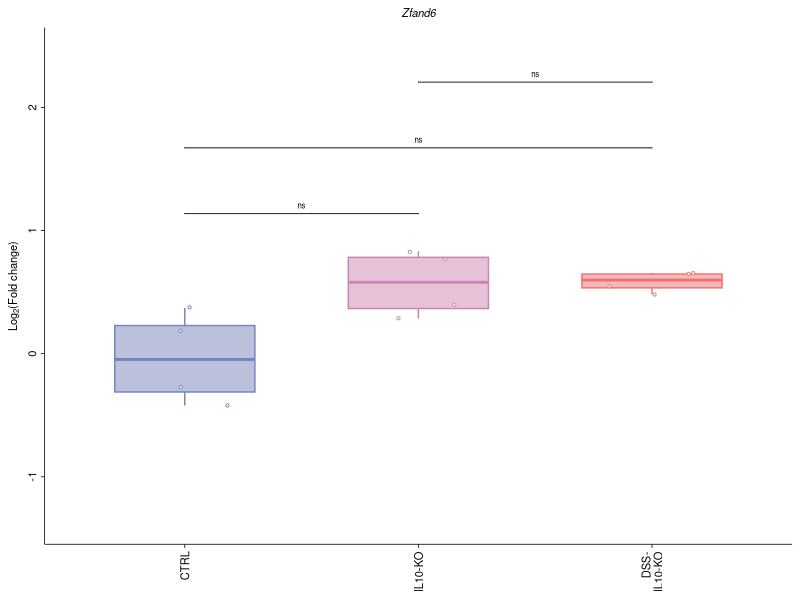
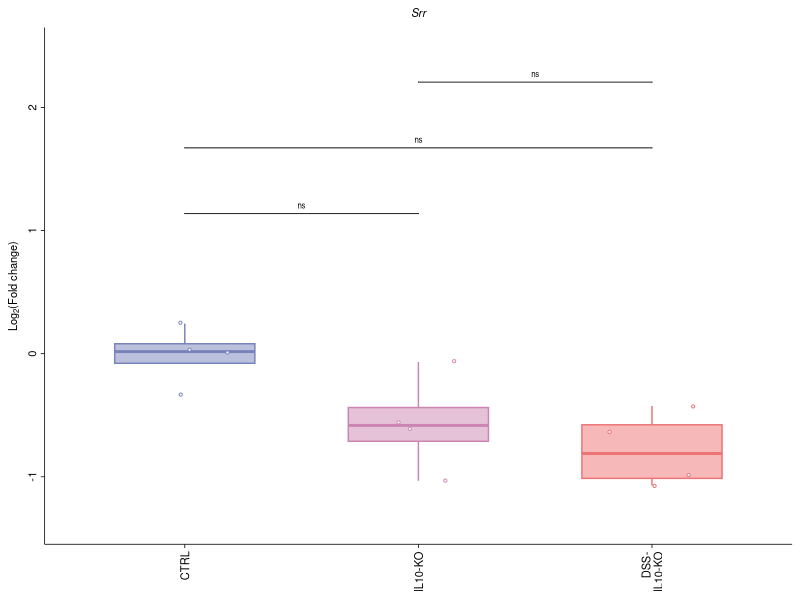
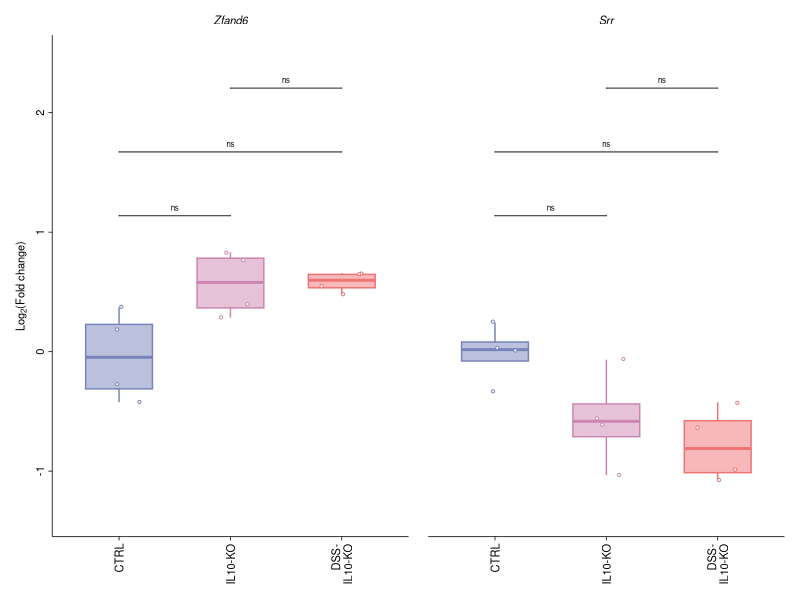

Write the R code that produced these figures, in order.
# ============================================================
# Pancreatic T2D Susceptibility Gene Expression Analysis - Fig 2g
# COMBINED PLOT (2 columns) with Fig_1c theme
# Revised for Diabetologia Journal Submission
# Log2(Fold-change) relative to CTRL baseline
# Genes: Zfand6, Srr (T2D susceptibility genes)
# Three groups: CTRL, IL10-KO, DSS-IL10-KO
# Statistical method: Wilcoxon rank-sum, BH correction within gene
# Plot labels (p.adj.signif) consistent with exported CSV
# Y-AXIS: Shared scale across both panels
# ============================================================

# 0) Clear workspace and set working directory
rm(list = ls())
# Set the working directory to this script's own folder before running
# (e.g. in RStudio: Session > Set Working Directory > To Source File Location)

# 1) Load required libraries
library(ggplot2)
library(readr)
library(dplyr)
library(ggpubr)
library(rstatix)
library(tidyr)
library(patchwork)

# 2) Define Diabetologia colour palette
diabetologia_colors <- c(
  "CTRL"        = rgb(120, 131, 186, maxColorValue = 255),
  "IL10-KO"     = rgb(204, 133, 177, maxColorValue = 255),
  "DSS-IL10-KO" = rgb(237, 115, 116, maxColorValue = 255)
)

# 3) Define T2D susceptibility genes and all pairwise comparisons
stress_genes <- c("Zfand6", "Srr")

my_comparisons <- list(
  c("CTRL", "IL10-KO"),
  c("CTRL", "DSS-IL10-KO"),
  c("IL10-KO", "DSS-IL10-KO")
)

z_order <- c("CTRL", "IL10-KO", "DSS-IL10-KO")

# ============================================================
# 4) Import pancreas gene expression data
# ============================================================
cat("\n=== LOADING PANCREAS GENE EXPRESSION DATA ===\n")
dat <- read_csv("Fig_2ef_Pancreas_FoldChange_Data.csv")

dat <- dat %>%
  filter(Gene %in% stress_genes) %>%
  filter(!is.na(Log2_Fold_Change))

dat$Group <- factor(dat$Group, levels = z_order)
dat$Gene  <- factor(dat$Gene,  levels = stress_genes)

cat("\n=== DATA STRUCTURE FOR T2D SUSCEPTIBILITY GENES ===\n")
print(head(dat, 15))
cat("\nTotal observations:", nrow(dat), "\n")
cat("\nSample sizes per gene per group:\n")
print(table(dat$Gene, dat$Group))

# Real data for statistics
dat_real <- dat %>% filter(!is.na(Log2_Fold_Change))

# ============================================================
# 5) Calculate SHARED y-axis limits across both genes
# ============================================================
cat("\n=== CALCULATING SHARED Y-AXIS LIMITS ===\n")

y_min_global <- min(dat_real$Log2_Fold_Change, na.rm = TRUE)
y_max_global <- max(dat_real$Log2_Fold_Change, na.rm = TRUE)
y_buffer     <- (y_max_global - y_min_global) * 0.15
y_shared     <- c(y_min_global - y_buffer, (y_max_global + y_buffer) * 2.2)

cat("  Shared y-axis limits: [",
    round(y_shared[1], 2), ", ",
    round(y_shared[2], 2), "]\n", sep = "")

# ============================================================
# 6) STATISTICAL ANALYSIS — run BEFORE plot
#    Wilcoxon rank-sum test; BH correction within each gene
#    droplevels() guards against empty factor level errors
#    Same results used for both plot labels and CSV export
# ============================================================
cat("\n=== PERFORMING STATISTICAL ANALYSIS ===\n")
cat("Method: Wilcoxon rank-sum test (independent samples)\n")
cat("Correction: Benjamini-Hochberg applied within each gene\n\n")

posthoc_result_list <- list()

for (gene in stress_genes) {
  dat_gene <- dat_real %>%
    filter(Gene == gene) %>%
    mutate(Group = droplevels(Group))
  
  if (nrow(dat_gene) > 0) {
    posthoc_gene <- dat_gene %>%
      wilcox_test(Log2_Fold_Change ~ Group,
                  comparisons = my_comparisons) %>%
      mutate(Gene = gene)
    posthoc_result_list[[gene]] <- posthoc_gene
  }
}

posthoc_result <- bind_rows(posthoc_result_list) %>%
  group_by(Gene) %>%
  adjust_pvalue(method = "BH") %>%
  add_significance("p.adj") %>%
  mutate(
    p            = signif(p, 3),
    p.adj        = signif(p.adj, 3),
    Test_Method  = "Wilcoxon rank-sum",
    p_adj_method = "Benjamini-Hochberg"
  ) %>%
  ungroup()

cat("\n=== Statistical Results (Wilcoxon, BH-corrected within gene) ===\n")
print(posthoc_result %>%
        select(Gene, group1, group2, n1, n2, statistic,
               Test_Method, p, p_adj_method, p.adj, p.adj.signif))

write.csv(
  posthoc_result %>%
    select(Gene, group1, group2, n1, n2, statistic,
           Test_Method, p, p_adj_method, p.adj, p.adj.signif),
  file      = "Fig_2g_T2D_susceptibility_genes_Posthoc.csv",
  row.names = FALSE
)
cat("✓ Statistical results exported to Fig_2g_T2D_susceptibility_genes_Posthoc.csv\n")

# ============================================================
# 7) GENERATE INDIVIDUAL PLOTS (stored in plot_list)
#    Significance brackets use p.adj.signif from posthoc_result
#    via stat_pvalue_manual() — consistent with CSV export
#    Shared y-axis scale across both panels
# ============================================================
cat("\n=== GENERATING PLOTS ===\n")

plot_list <- list()

y_range <- diff(y_shared)  # Derived from shared scale

for (gene_name in stress_genes) {
  cat("\nCreating plot for:", gene_name, "\n")
  
  dat_gene <- dat %>% filter(Gene == gene_name)
  
  if (nrow(dat_gene) == 0) {
    cat("  WARNING: No data for", gene_name, "— skipping\n")
    next
  }
  
  y_title <- expression(paste("Log"[2], "(Fold change)"))
  
  gene_stats <- posthoc_result %>% filter(Gene == gene_name)
  n_brackets <- nrow(gene_stats)
  
  if (n_brackets > 0) {
    bracket_start  <- y_max_global + y_range * 0.08   # Anchored to global max
    bracket_height <- y_range * 0.14
    
    gene_stats <- gene_stats %>%
      mutate(
        group1 = factor(group1, levels = z_order),
        group2 = factor(group2, levels = z_order)
      ) %>%
      arrange(group1, group2) %>%
      mutate(
        group1     = as.character(group1),
        group2     = as.character(group2),
        y.position = bracket_start + (seq_len(n()) - 1) * bracket_height
      )
  }
  
  p <- ggboxplot(
    dat_gene,
    x = "Group", y = "Log2_Fold_Change",
    color = "Group", fill = "Group",
    alpha = 0.5, add = "jitter",
    add.params = list(color = "Group", shape = 21,
                      fill = "white", size = 0.75),
    palette       = diabetologia_colors,
    outlier.shape = NA,
    width         = 0.6
  ) +
    labs(y = y_title, x = NULL,
         title = bquote(italic(.(gene_name)))) +
    ylim(y_shared[1], y_shared[2]) +                  # Shared scale
    scale_x_discrete(labels = c("CTRL"        = "CTRL",
                                "IL10-KO"     = "IL10-KO",
                                "DSS-IL10-KO" = "DSS-\nIL10-KO")) +
    theme_classic() +
    theme(
      legend.position  = "none",
      strip.background = element_blank(),
      axis.title       = element_text(size = 8),
      axis.title.x     = element_blank(),
      axis.text.x      = element_text(size = 8, colour = "black",
                                      angle = 90, hjust = 1, vjust = 0.5),
      axis.text.y      = element_text(size = 8, colour = "black",
                                      angle = 90, hjust = 0.5),
      axis.line        = element_line(colour = "black", linewidth = 0.75 / .pt),
      axis.ticks       = element_line(colour = "black", linewidth = 0.75 / .pt),
      plot.title       = element_text(size = 8, face = "italic", hjust = 0.5),
      plot.margin      = margin(2, 2, 2, 2, "mm")
    )
  
  if (n_brackets > 0) {
    p <- p + stat_pvalue_manual(
      gene_stats,
      label        = "p.adj.signif",
      tip.length   = 0,
      size         = 2,
      bracket.size = 0.3
    )
  }
  
  plot_list[[gene_name]] <- p
  print(p)
}

# ============================================================
# 7b) COMBINED FIGURE — 2 columns, 7.2 × 5.7 cm
#     Y-axis title retained on left panel (Zfand6) only
# ============================================================
cat("\n=== GENERATING COMBINED FIGURE ===\n")

# Step 7b — replace the plot_combined line with:
plot_combined <- plot_list[["Zfand6"]] +
  (plot_list[["Srr"]] + theme(
    axis.title.y = element_blank(),   # suppress title
    axis.text.y  = element_blank(),   # suppress tick labels
    axis.line.y  = element_blank(),   # suppress axis line
    axis.ticks.y = element_blank()    # suppress ticks
  )) +
  plot_layout(ncol = 2)


ggsave(
  filename = "Fig_2g_T2D_susceptibility_genes_Combined.png",
  plot     = plot_combined,
  scale    = 1, width = 7.52, height = 5.7,
  units    = "cm", dpi = 600, limitsize = FALSE
)

ggsave(
  filename = "Fig_2g_T2D_susceptibility_genes_Combined.svg",
  plot     = plot_combined,
  scale    = 1, width = 7.52, height = 5.7,
  units    = "cm", limitsize = FALSE
)

print(plot_combined)
cat("✓ Saved: Fig_2g_T2D_susceptibility_genes_Combined.png (600 dpi, 7.2×5.7 cm)\n")
cat("✓ Saved: Fig_2g_T2D_susceptibility_genes_Combined.svg (vector format)\n")

# ============================================================
# 8) Summary statistics
# ============================================================
cat("\n=== CALCULATING SUMMARY STATISTICS ===\n")

summary_stats <- dat_real %>%
  group_by(Gene, Group) %>%
  summarise(
    n           = n(),
    mean_Log2FC = round(mean(Log2_Fold_Change, na.rm = TRUE), 3),
    sd_Log2FC   = round(sd(Log2_Fold_Change,   na.rm = TRUE), 3),
    sem_Log2FC  = round(sd_Log2FC / sqrt(n), 3),
    .groups     = "drop"
  )

print(summary_stats)

write.csv(
  summary_stats,
  file      = "Fig_2g_T2D_susceptibility_genes_Summary.csv",
  row.names = FALSE
)
cat("✓ Summary statistics exported to Fig_2g_T2D_susceptibility_genes_Summary.csv\n")

# ============================================================
# 9) Summary
# ============================================================
cat("\n", rep("=", 60), "\n", sep = "")
cat("ANALYSIS COMPLETE — T2D SUSCEPTIBILITY GENES\n")
cat(rep("=", 60), "\n", sep = "")
cat("\nGenerated files:\n")
cat("  Combined Figure:\n")
cat("    - Fig_2g_T2D_susceptibility_genes_Combined.png (600 dpi, 7.2×5.7 cm)\n")
cat("    - Fig_2g_T2D_susceptibility_genes_Combined.svg (vector format)\n")
cat("  Data tables:\n")
cat("    - Fig_2g_T2D_susceptibility_genes_Posthoc.csv (Wilcoxon, BH-corrected within gene)\n")
cat("    - Fig_2g_T2D_susceptibility_genes_Summary.csv\n")
cat("\nKey features:\n")
cat("  ✓ Statistics run BEFORE plot (plot labels match CSV exactly)\n")
cat("  ✓ droplevels() guards against empty factor level errors\n")
cat("  ✓ Bracket order matches my_comparisons via z_order factor-level sort\n")
cat("  ✓ stat_pvalue_manual() with p.adj.signif (BH-corrected)\n")
cat("  ✓ Shared y-axis scale across both panels\n")
cat("  ✓ Bracket positions anchored to global y_max (identical across panels)\n")
cat("  ✓ Y-axis title on left panel (Zfand6); suppressed on right (Srr)\n")
cat("  ✓ Combined 2-column layout: 7.2×5.7 cm\n")
cat("\nStatistical approach:\n")
cat("  • Test: Wilcoxon rank-sum (independent samples, between-group)\n")
cat("  • Correction: Benjamini-Hochberg within each gene\n")
cat("  • Significance: ***p<0.001, **p<0.01, *p<0.05, ns\n")
cat("  • Bracket order: CTRL/IL10-KO → CTRL/DSS-IL10-KO → IL10-KO/DSS-IL10-KO\n")
cat(rep("=", 60), "\n", sep = "")
